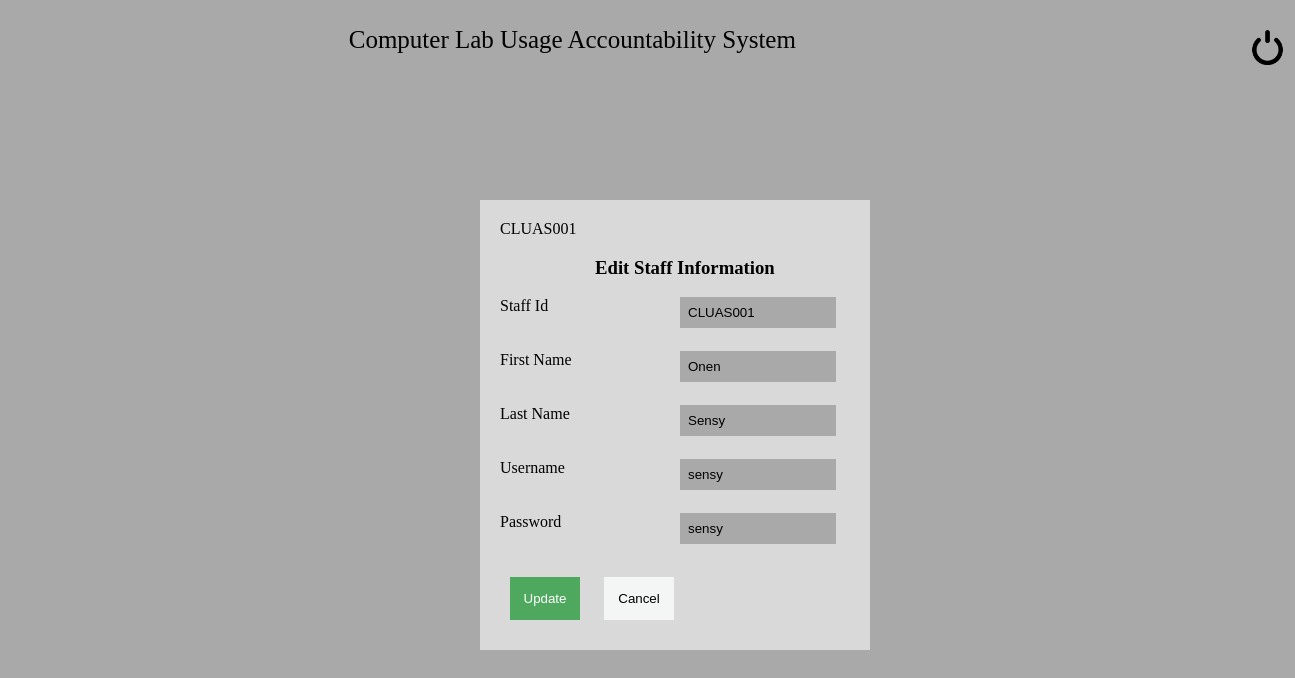
Screenshot of /editStaff.php?staffId=CLUAS001 (signed in) with the database file from the repository.
### tables this page shows
CREATE TABLE IF NOT EXISTS `staff` (
  `staffId` varchar(11) NOT NULL,
  `firstName` varchar(25) NOT NULL,
  `LastName` varchar(25) NOT NULL,
  `username` varchar(20) NOT NULL,
  `password` varchar(25) NOT NULL,
  PRIMARY KEY (`staffId`)
);

### editStaff.php (the view, shortened to what this page needs)
<?php
include "dbconn.php";
$staffId = $_GET['staffId'];
function result()
{
    global $staffId;
    global $conn;
   echo $staffId;
$sql = "SELECT * FROM staff where staffId=?";
$result=$conn->prepare($sql);
$result->execute([$staffId]);
while ($list=$result->fetch(PDO::FETCH_ASSOC)) {  ?>
<h3 id="editStaff">Edit Staff Information</h3>
<label>Staff Id</label>
<input type="text" class="text" name="staffId" value="<?php echo $list['staffId'] ?>"><br><br>
<br>
<label>First Name</label>
<input type="text" class="text" name="firstName" value="
<?php echo $list['firstName'] ?>"><br><br>
<br>
<label>Last Name</label>
<input type="text" class="text" name="lastName" value="<?php echo $list['LastName'] ?>"><br><br>
<br>
<label>Username</label>
<input type="text" class="text" name="username" value="<?php echo $list['username'] ?>"><br><br><br>
<label>Password</label>
<input type="text" class="text" name="password" value="<?php echo $list['password'] ?>"><br><br><br>
<input type="submit" value="Update" class="submit" name="updateDetails">
<input id="button2" type="submit" value="Cancel" class="submit">
<?php }
}
?>
<!DOCTYPE html>
<html lang="en">
<head>
    <link rel="stylesheet" href="staff.css">
</head>
<body>
    <h3 class="heading">Computer Lab Usage Accountability System</h3>
    <img src="/logout.png">
    <form class="staffForm" action="func.php" method="post">
        <?php  result();?>
    </form>
</body>
</html>

### staff.css (style rules this page uses)
body { background-color: #A9A9A9; }
.staffForm { position: absolute; width: 350px; left:480px; top:25%; padding: 20px; background: #D9D9D9; }
h3 { padding-left: 25px; }
.text { position: absolute; width: 40%; box-sizing: border-box; left: 200px; border: none; padding: 8px; background-color: #A9A9A9; }
#button2 { background-color: #F4f6f6; color: black; }
.submit { width: 70px; height: 43px; padding: 5px; margin: 10px; border: none; color: #FFFFFF; background: #4EA95F; }
.heading { position: absolute; width: 487px; height: 30px; left: 25%; top: 0px; font-weight: 400; font-size: 25px; line-height: 30px; color: #000000; }
img { position: absolute; width: 35px; height: 35px; left: 1250px; top: 30px; }
#editStaff { padding-left: 95px; }

### rows the page displays
staff: staffId "CLUAS001", firstName "Onen", lastName "Sensy", username "sensy", password "sensy"

### other values shown
$staffId "CLUAS001"
